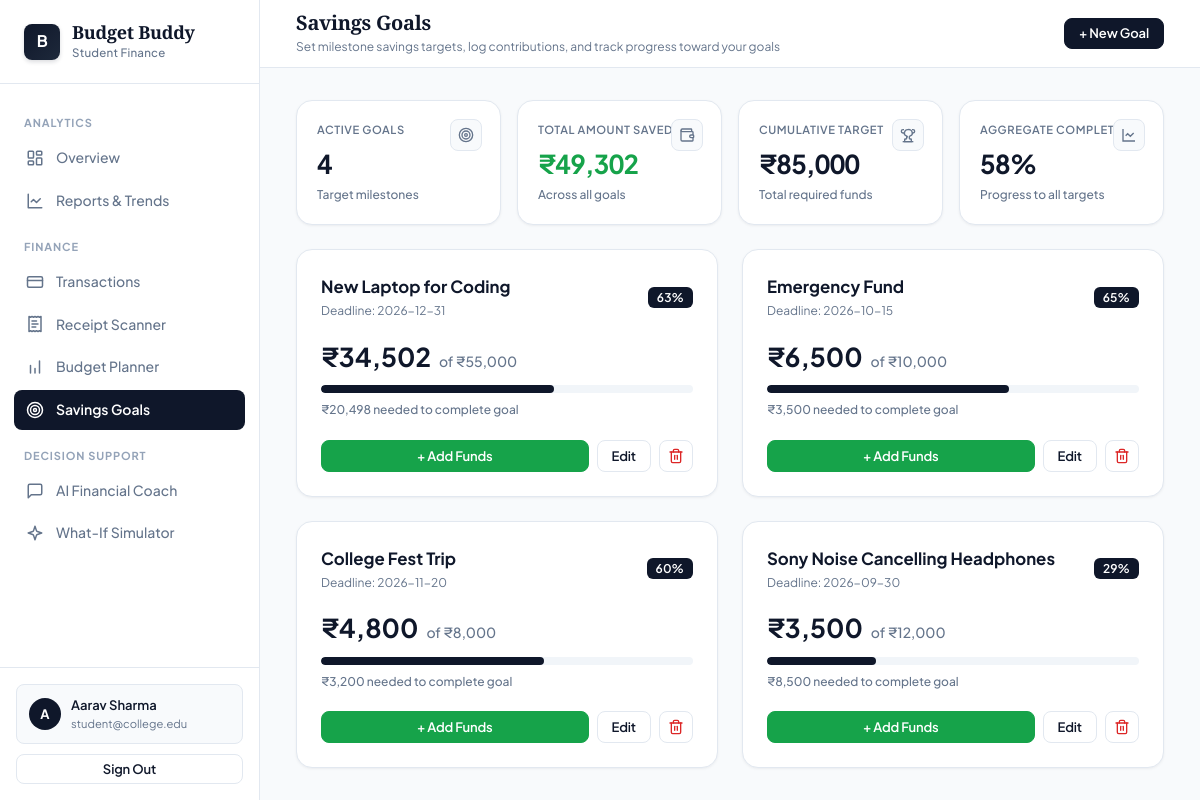
The app's page /goals (signed in), older data.
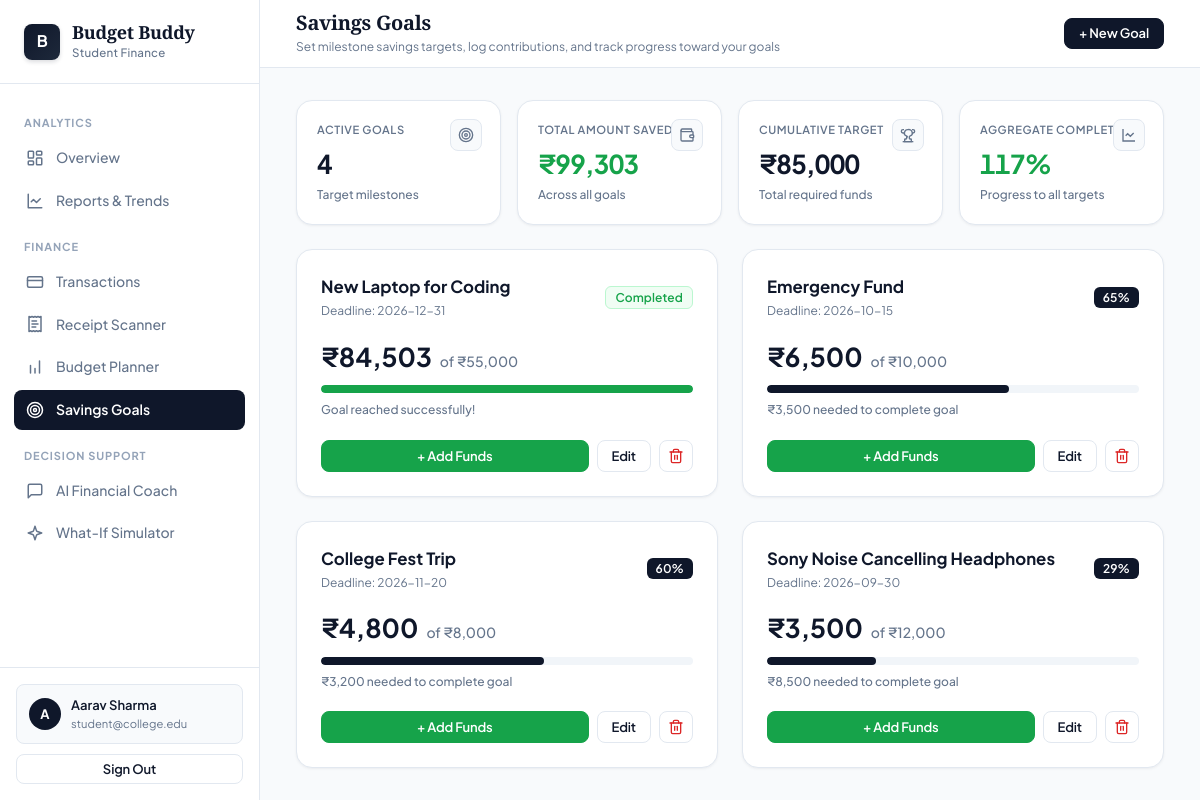
The same page, newer data.
### tables this page shows
CREATE TABLE savings_goals (
        id TEXT PRIMARY KEY,
        user_id TEXT NOT NULL,
        name TEXT NOT NULL,
        target_amount REAL NOT NULL,
        saved_amount REAL DEFAULT 0,
        deadline TEXT,
        created_at TEXT
    );

### app/routes/goals.py (the view)
@goals_bp.route('/goals')
@login_required
def goals():
    user_id = session['user_id']
    all_goals = db.get_goals(user_id)
    return render_template('goals.html', goals=all_goals, today=str(date.today()))

### app/services/local_db.py (called while the page is built)
def get_db():
    conn = sqlite3.connect(DB_PATH)
    conn.row_factory = sqlite3.Row
    return conn

def local_get_goals(user_id: str):
    init_local_db()
    conn = get_db()
    cursor = conn.cursor()
    cursor.execute("SELECT * FROM savings_goals WHERE user_id = ?", (user_id,))
    rows = cursor.fetchall()
    conn.close()
    return [dict(r) for r in rows]

### app/services/supabase_service.py (called while the page is built, shortened)
def is_supabase_configured() -> bool:
    url = os.environ.get('SUPABASE_URL', '').strip()
    key = os.environ.get('SUPABASE_KEY', '').strip()
    return bool(
        url and key
        and not url.startswith('https://your-project')
        and not url.startswith('your_supabase')
        and 'dummy' not in url
    )

def get_client():
    global _client
    if _client is None:
        if not is_supabase_configured():
            return None
    return _client

def get_goals(user_id: str):
    client = get_client()
    return local_db.local_get_goals(user_id)

### app/templates/goals.html (shortened to what the changed rows need)
{% extends "base.html" %}
{% block content %}
{% if goals %}
{% set total_target = namespace(v=0) %}
{% set total_saved_ns = namespace(v=0) %}
{% for g in goals %}
  {% set total_target.v = total_target.v + g.target_amount %}
  {% set total_saved_ns.v = total_saved_ns.v + g.saved_amount %}
{% endfor %}
<div class="stats-grid mb-24">
  <div class="stat-card">
    <div class="label">Active Goals</div>
    <div class="value">{{ goals | length }}</div>
    <div class="meta">Target milestones</div>
    <div class="icon-chip">
      <svg viewBox="0 0 24 24"><circle cx="12" cy="12" r="10"/><circle cx="12" cy="12" r="6"/><circle cx="12" cy="12" r="2"/></svg>
    </div>
  </div>
  <div class="stat-card">
    <div class="label">Total Amount Saved</div>
    <div class="value success">₹{{ "{:,.0f}".format(total_saved_ns.v) }}</div>
    <div class="meta">Across all goals</div>
    <div class="icon-chip">
      <svg viewBox="0 0 24 24"><path d="M19 7V4a1 1 0 0 0-1-1H5a2 2 0 0 0 0 4h15a1 1 0 0 1 1 1v4h-3a2 2 0 0 0 0 4h3a1 1 0 0 0 1-1v-2a1 1 0 0 0-1-1"/><path d="M3 5v14a2 2 0 0 0 2 2h15a1 1 0 0 0 1-1v-4"/></svg>
    </div>
  </div>
  <div class="stat-card">
    <div class="label">Cumulative Target</div>
    <div class="value">₹{{ "{:,.0f}".format(total_target.v) }}</div>
    <div class="meta">Total required funds</div>
    <div class="icon-chip">
    </div>
  </div>
  <div class="stat-card">
    <div class="label">Aggregate Completion</div>
    <div class="value {{ 'success' if total_saved_ns.v >= total_target.v else '' }}">
      {{ "{:.0f}".format((total_saved_ns.v / total_target.v * 100) if total_target.v else 0) }}%
    </div>
    <div class="meta">Progress to all targets</div>
    <div class="icon-chip">
      <svg viewBox="0 0 24 24"><path d="M3 3v18h18"/><path d="m19 9-5 5-4-4-3 3"/></svg>
    </div>
  </div>
</div>
{% endif %}
{% if goals %}
<div class="grid-2">
  {% for goal in goals %}
  {% set pct = [(goal.saved_amount / goal.target_amount * 100) if goal.target_amount else 0, 100] | min %}
  {% set remaining_amt = [goal.target_amount - goal.saved_amount, 0] | max %}
  <div class="card">
    <div class="d-flex justify-between align-center mb-16">
      <div>
        <div style="font-size: 1.05rem; font-weight: 700; color: var(--text);">{{ goal.name }}</div>
        {% if goal.deadline %}
        <div style="font-size: 0.75rem; color: var(--text-secondary); margin-top: 2px;">Deadline: {{ goal.deadline }}</div>
        {% endif %}
      </div>
      <span class="badge {{ 'badge-success' if pct >= 100 else 'badge-primary' }}">
        {{ 'Completed' if pct >= 100 else "{:.0f}".format(pct) + '%' }}
      </span>
    </div>
    <div class="d-flex align-center gap-8 mb-8" style="align-items: baseline;">
      <span style="font-size: 1.625rem; font-weight: 700; color: var(--primary);">₹{{ "{:,.0f}".format(goal.saved_amount) }}</span>
      <span style="font-size: 0.875rem; color: var(--text-secondary); font-weight: 500;">of ₹{{ "{:,.0f}".format(goal.target_amount) }}</span>
    </div>
    <div class="progress-bar-bg mb-8" style="height: 8px;">
      <div class="progress-bar-fill {{ 'success' if pct >= 100 else '' }}" style="width: {{ pct }}%;"></div>
    </div>
    <div style="font-size: 0.75rem; color: var(--text-secondary); font-weight: 500; margin-bottom: 20px;">
      {% if pct < 100 %}
        ₹{{ "{:,.0f}".format(remaining_amt) }} needed to complete goal
      {% else %}
        Goal reached successfully!
      {% endif %}
    </div>
    <div class="d-flex gap-8">
      <button type="button" onclick="openContributeModal('{{ goal.id }}', '{{ goal.name | e }}')" class="btn btn-success btn-sm" style="flex: 1;">
        + Add Funds
      </button>
      <button type="button"
              onclick="openEditGoalFromBtn(this)"
              data-id="{{ goal.id }}"
              data-name="{{ goal.name }}"
              data-target="{{ goal.target_amount }}"
              data-saved="{{ goal.saved_amount }}"
              data-deadline="{{ goal.deadline or '' }}"
              class="btn btn-outline btn-sm">
        Edit
      </button>
      <form method="POST" action="{{ url_for('goals.delete_goal', goal_id=goal.id) }}" onsubmit="return confirm('Delete this savings goal?');" style="display:inline;">
        <button type="submit" class="btn btn-outline btn-sm btn-icon" style="color: var(--danger);" title="Delete">
          <svg viewBox="0 0 24 24"><path d="M3 6h18"/><path d="M19 6v14c0 1-1 2-2 2H7c-1 0-2-1-2-2V6"/><path d="M8 6V4c0-1 1-2 2-2h4c1 0 2 1 2 2v2"/><line x1="10" x2="10" y1="11" y2="17"/><line x1="14" x2="14" y1="11" y2="17"/></svg>
        </button>
      </form>
    </div>
  </div>
  {% endfor %}
</div>
{% endif %}
{% endblock %}

Row changes from the older to the newer data that the page shows:
changed savings_goals "New Laptop for Coding": value "63%" → "Completed"; saved_amount "34,502" → "84,503"; {{ pct }} 62.730909090909094 → 100 (drawn); remaining_amt "20,498" → (not shown); text "₹ needed to complete goal" → "Goal reached successfully!"
Text that changed along with them:
{{ "{:,.0f}".format(total_saved_ns.v) }}: "49,302" → "99,303"
text no longer shown: "58"
text now shown: "117"
